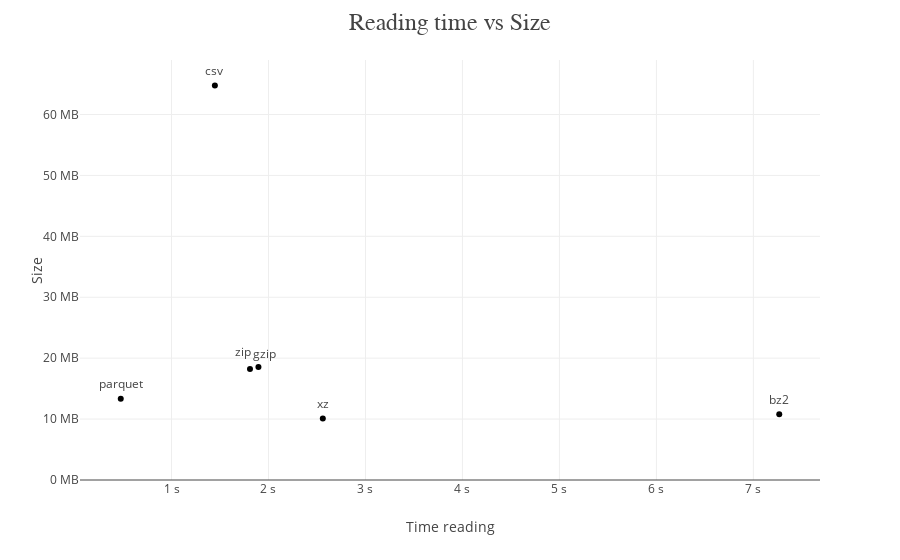

This figure's notebook cell:
### Code cell
fig = px.scatter(df_comp,
                 x="reading_time",
                 y="sizeMB",
                 labels={"sizeMB":"Size",
                        "reading_time": "Time reading"})
fig.update_traces(marker={"color":"black"})\
   .update_layout(title="Reading time vs Size",
                  title_x=0.5,
                  xaxis_ticksuffix = ' s',
                  yaxis_ticksuffix = ' MB',
                  template=large_rockwell_template)\
   .update_yaxes(rangemode="tozero")
for i, row in df_comp.iterrows():
    if row["ext"] == "zip":
        xshift = -15
    elif row["ext"] == 'gzip':
        xshift = 15
    else:
        xshift = 0
    fig.add_annotation(x=row["reading_time"], 
            y=row["sizeMB"],
            text=row["ext"],
            yshift=15,
            xshift=xshift,
            showarrow=False)
fig.show()

### Figure 1 — Plotly figure (JSON) as saved in the notebook; plotly's stock layout.template omitted (floating-point values rounded to 4 significant figures)
{"data": [{"hovertemplate": "Time reading=%{x}<br>Size=%{y}<extra></extra>", "legendgroup": "", "marker": {"color": "black", "symbol": "circle"}, "mode": "markers", "name": "", "orientation": "v", "showlegend": false, "type": "scatter", "x": [1.447, 1.896, 1.809, 0.4767, 7.267, 2.56], "xaxis": "x", "y": [64.76, 18.57, 18.23, 13.34, 10.81, 10.09], "yaxis": "y"}], "layout": {"annotations": [{"showarrow": false, "text": "csv", "x": 1.447, "xshift": 0, "y": 64.76, "yshift": 15}, {"showarrow": false, "text": "zip", "x": 1.896, "xshift": -15, "y": 18.57, "yshift": 15}, {"showarrow": false, "text": "gzip", "x": 1.809, "xshift": 15, "y": 18.23, "yshift": 15}, {"showarrow": false, "text": "parquet", "x": 0.4767, "xshift": 0, "y": 13.34, "yshift": 15}, {"showarrow": false, "text": "bz2", "x": 7.267, "xshift": 0, "y": 10.81, "yshift": 15}, {"showarrow": false, "text": "xz", "x": 2.56, "xshift": 0, "y": 10.09, "yshift": 15}], "autosize": true, "legend": {"tracegroupgap": 0}, "margin": {"t": 60}, "title": {"text": "Reading time vs Size", "x": 0.5}, "xaxis": {"anchor": "y", "autorange": true, "domain": [0, 1], "range": [0.05396, 7.689], "ticksuffix": " s", "title": {"text": "Time reading"}, "type": "linear"}, "yaxis": {"anchor": "x", "autorange": true, "domain": [0, 1], "range": [0, 70.2], "rangemode": "tozero", "ticksuffix": " MB", "title": {"text": "Size"}, "type": "linear"}}}
